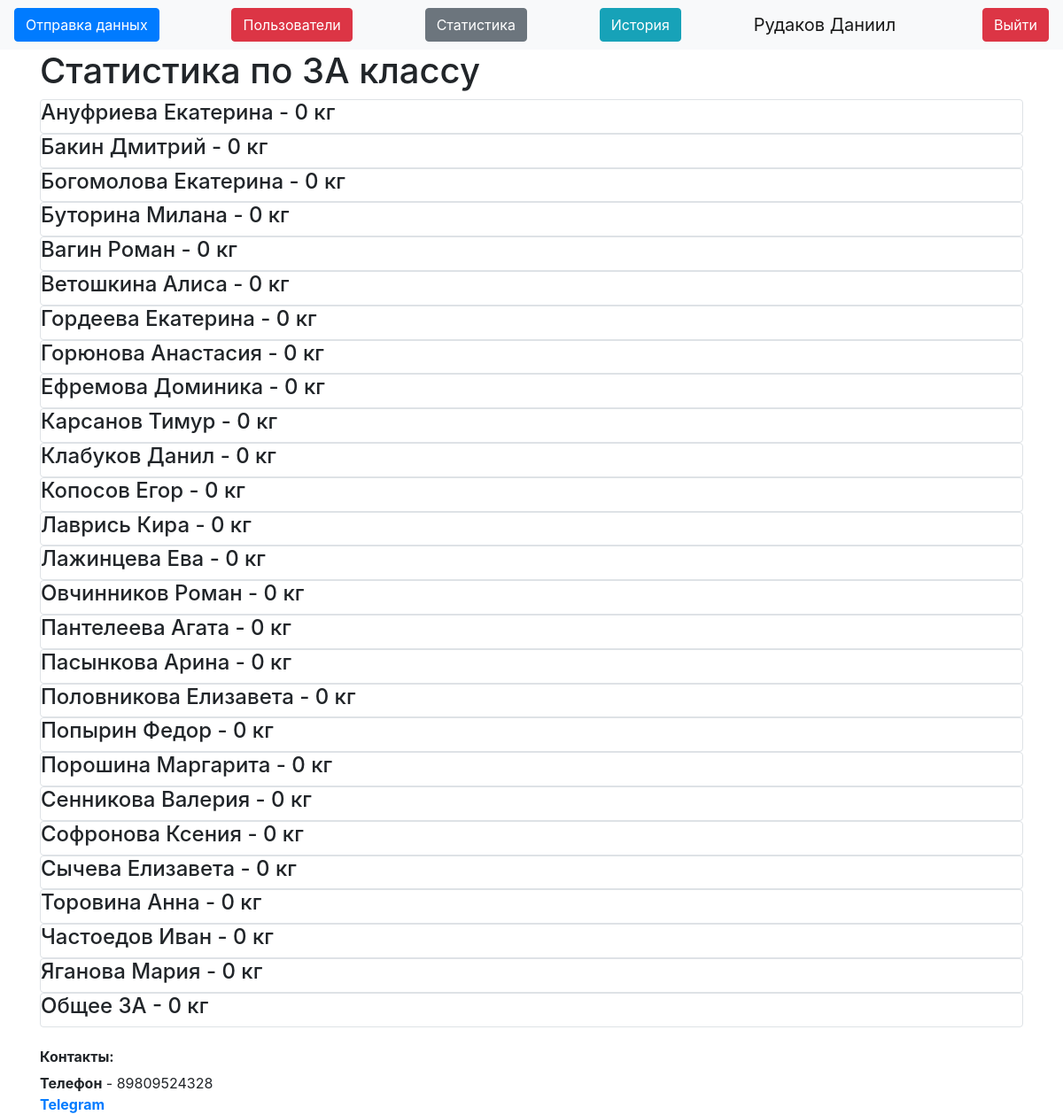
The app's page /stats3a (signed in) with its own data.
### data/users.py (models this page shows, shortened)
class User(SqlAlchemyBase, UserMixin):
    __tablename__ = 'users'
    id = sqlalchemy.Column(sqlalchemy.Integer,
                           primary_key=True, autoincrement=True) # ID волонтёра
    name = sqlalchemy.Column(sqlalchemy.String, nullable=True) # Имя волонтёра
    about = sqlalchemy.Column(sqlalchemy.String, nullable=True) # Дополнительная информация
    email = sqlalchemy.Column(sqlalchemy.String,
                              index=True, unique=True, nullable=True) # Почта, у каждого своя
    hashed_password = sqlalchemy.Column(sqlalchemy.String, nullable=True) # Зашифрованный пароль
    is_admin = sqlalchemy.Column(sqlalchemy.Boolean) # Админ или нет
    got = sqlalchemy.Column(sqlalchemy.Integer, default=0) # Сколько собрал килограммов
    got_pupils = sqlalchemy.Column(sqlalchemy.Integer, default=0) # Сколько человек обслужил
    kilograms = orm.relationship("Kilograms", back_populates='user') # Связь с таблицей с килограммами

### data/Pupils.py (models this page shows)
class Pupils(SqlAlchemyBase):
    __tablename__ = 'Pupils'
    id = sqlalchemy.Column(sqlalchemy.Integer, autoincrement=True, primary_key=True) # ID ученика
    name = sqlalchemy.Column(sqlalchemy.String) # Имя и фамилия ученика
    value = sqlalchemy.Column(sqlalchemy.Integer, default=0) # Кол-во сданных килограммов
    grade = sqlalchemy.Column(sqlalchemy.String) # Класс
    kilo = orm.relationship("Kilograms", back_populates="pupil") # Связь в таблицей БД, которая хранит килограммы

### server.py (the view)
@app.route("/stats3a")
@login_required
def stats3a():
    db_sess = db_session.create_session()
    pupils = db_sess.query(Pupils).filter(Pupils.grade == "3А").all()
    db_sess.close()
    return render_template("stats_grade.html", db=pupils, grade="3А", title="3А статистика")

### data/db_session.py (called while the page is built)
def create_session() -> Session:
    global __factory
    return __factory()

### server.py (called while the page is built)
@login_manager.user_loader # Декоратор для авторизации пользователей
def load_user(user_id):
    db_sess = db_session.create_session()
    user_id = db_sess.query(User).get(user_id)
    db_sess.close()
    return user_id

### templates/stats_grade.html
{% extends "base.html" %}
{% block content %}
{% if current_user.is_admin %}
<h1>Статистика по {{grade}} классу</h1>
{% for item in db%}
<div class="col-md6 border rounded">
    <h4>{{item.name}} - {{item.value}} кг</h4>
</div>
{% endfor %}
{% endif %}
{% endblock %}

### templates/base.html (shortened to what this page needs)
<!doctype html>
<html lang="en">
<head>
    <link rel="stylesheet"
          href="https://stackpath.bootstrapcdn.com/bootstrap/4.4.1/css/bootstrap.min.css"
>
</head>
<body>
<header>
    <nav class="navbar navbar-light bg-light">
        {% if current_user.is_authenticated %}
        <a type="button" class="btn btn-primary" href="/">Отправка данных</a>
        {% if current_user.is_admin %}
        <a class="btn btn-danger" href="/users">Пользователи</a>
        <a class="btn btn-secondary" href="/stats">Статистика</a>
        {% endif %}
        <a class="btn btn-info" href="/history">История</a>
        <a class="navbar-brand" href="">{{ current_user.name }}</a>
        <a class="btn btn-danger" href="/logout">Выйти</a>
        {% else %}
        <p>
            <a class="btn btn-success" href="/login">Войти</a>
        </p>
        {% endif %}
    </nav>
</header>
<main role="main" class="container">
    {% block content %}{% endblock %}
    <h6><b>Контакты:</b></h6>
    <div>
        <b>Телефон</b> - 89809524328</br>
        <b><a href="https://t.me/flarson4ik">Telegram</a></b>
    </div>
</main>
</body>
</html>

### records on screen
User: name "Рудаков Даниил"
Pupils: name "Ануфриева Екатерина", value "0"
Pupils: name "Бакин Дмитрий", value "0"
Pupils: name "Богомолова Екатерина", value "0"
Pupils: name "Буторина Милана", value "0"
Pupils: name "Вагин Роман", value "0"
Pupils: name "Ветошкина Алиса", value "0"
Pupils: name "Гордеева Екатерина", value "0"
Pupils: name "Горюнова Анастасия", value "0"
Pupils: name "Ефремова Доминика", value "0"
Pupils: name "Карсанов Тимур", value "0"
Pupils: name "Клабуков Данил", value "0"
Pupils: name "Копосов Егор", value "0"
Pupils: name "Лаврись Кира", value "0"
Pupils: name "Лажинцева Ева", value "0"
Pupils: name "Овчинников Роман", value "0"
Pupils: name "Пантелеева Агата", value "0"
Pupils: name "Пасынкова Арина", value "0"
Pupils: name "Половникова Елизавета", value "0"
Pupils: name "Попырин Федор", value "0"
Pupils: name "Порошина Маргарита", value "0"
Pupils: name "Сенникова Валерия", value "0"
Pupils: name "Софронова Ксения", value "0"
Pupils: name "Сычева Елизавета", value "0"
Pupils: name "Торовина Анна", value "0"
Pupils: name "Частоедов Иван", value "0"
Pupils: name "Яганова Мария", value "0"
Pupils: name "Общее 3А", value "0"

### other values on screen
{{ grade }} "3А"
